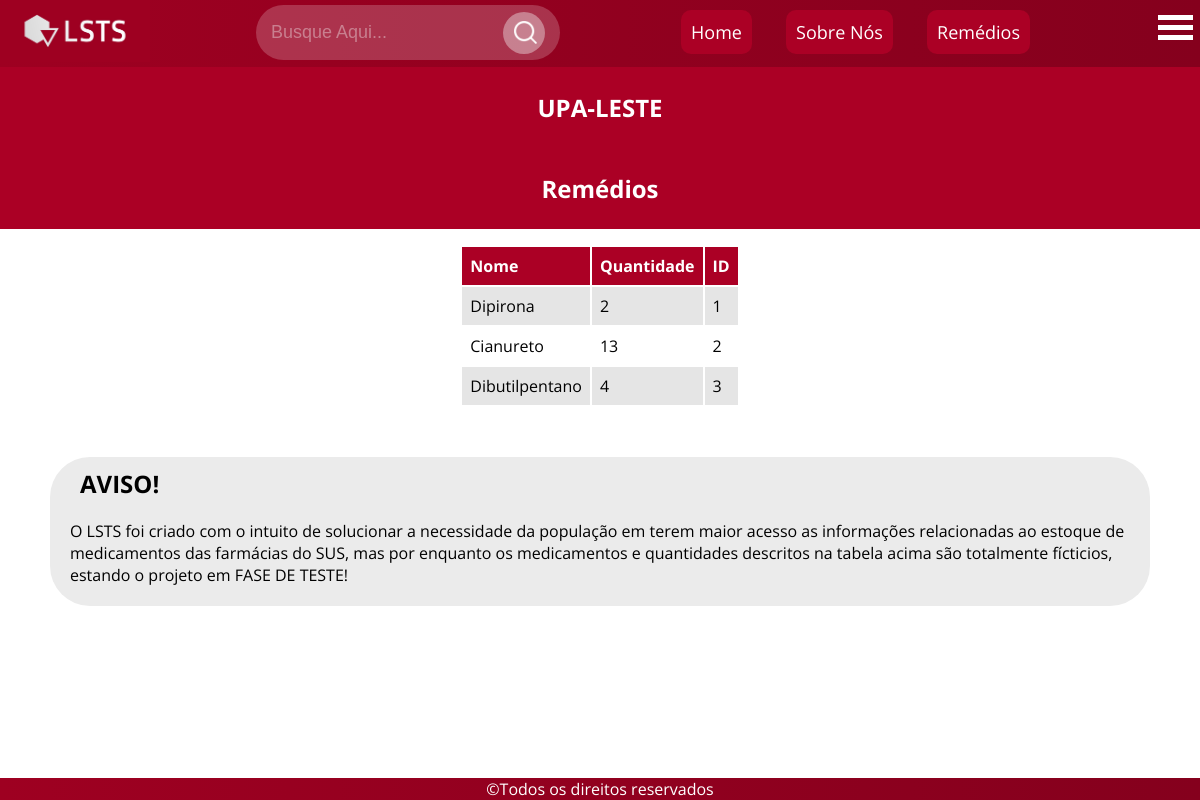
The page /drugs/UPA-LESTE on the database its author committed.
### tables this page shows
CREATE TABLE UPALESTE (remedio text, quantidade integer);

### site.py (the view)
@app.route('/drugs/UPA-LESTE')
def drugsUpaleste():
    connectDb()
    headings = ("Nome", "Quantidade", "ID")
    cursor.execute("SELECT *, oid FROM UPALESTE")
    records = cursor.fetchall()
    disconnectDb()
    return render_template('drugsDisplay.html', headings=headings, data=records, title="UPA-LESTE")

### site.py (called while the page is built)
def connectDb():
    global conn, cursor
    conn = sqlite3.connect("admin/database.db")
    cursor = conn.cursor()
    print("DB connected")

def disconnectDb():
    global conn, cursor
    conn.commit()
    conn.close()
    print("DB disconnected")

### templates/drugsDisplay.html (shortened to what this page needs)
<!DOCTYPE html>
<html lang="pt-br">
<head>
    <link rel="stylesheet" href="../static/style.css">
</head>
<body>
    <header>
        <div class="logo-top">
            <a href="/"><img src="../static/images/logo lsts.jpg" alt="project logo"></a>
        </div>
        <form action="" method="GET" class="searcher">
            <input type="text" placeholder="Busque Aqui..." name="q">
            <button href="javascript:document.search.submit()"><img src="../static/images/search.png" alt="lupa"></button>
        </form>
        <nav>
            <a href="/">Home</a>
            <a href="/about">Sobre Nós</a>
            <a href="/units">Remédios</a>
        </nav>
        <div class="menu-bar">
            <div class="bar"></div>
            <div class="bar"></div>
            <div class="bar"></div>
        </div>
    </header>
    <main>
        <section class="top">
            <h1 class="table__title">{{ title }}</h1>
            <h1 class="table__title">Remédios</h1>
            <table class="table">
                <tr class="table__header">
                    {% for header in headings %}
                    <th class="table__cell"> {{ header }} </th>
                    {% endfor %}
                </tr>
                {% for row in data %}
                <tr class="table__row">
                    {% for cell in row %}
                    <td class="table__cell">{{ cell }}</td>
                    {% endfor %}
                </tr>
                {% endfor %}
            </table>
        </section>
        <section class="about-us">
            <article>
                <h2>AVISO!</h2>
                <p>O LSTS foi criado com o intuito de solucionar a necessidade da população em terem maior acesso as informações relacionadas ao estoque de medicamentos das farmácias do SUS, mas por enquanto os medicamentos e quantidades descritos na tabela acima são totalmente fícticios, estando o projeto em FASE DE TESTE!</p>
            </article>
        </section>
    </main>
    <footer>
        <p>&copy;Todos os direitos reservados </p>
    </footer>
</body>
</html>

### static/style.css (style rules this page uses)
:root { --color0: #fff; --color1: #EB0033; --color2: #AB0025; --color3: #9E0021; --color4: #85001D; --color5: #5E0014; --default-font: 'Open Sans', 'Helvetica Neue', sans-serif; --highlight-font: 'Roboto Mono', monospace; --highlight-font2: 'Roboto Condensed', sans-serif; }
* { margin: 0px; padding: 0px; }
body { background-color: var(--color0); font-family: var(--default-font); min-height: 100vh; display: flex; flex-direction: column; }
header { background-image: linear-gradient(to right, var(--color3), var(--color4)); display: flex; justify-content: space-between; max-height: 12vh; box-shadow: 0px 2px 5px rgba(0, 0, 0, 0.671); }
header img { max-width: 150px; }
.searcher { display: flex; align-items: center; background: rgba(255, 255, 255, 0.2); border-radius: 40px; padding: 0px 15px; margin: 5px 0px; height: 55px; }
.searcher input { flex: 1; background: transparent; border: 0; color: var(--color0); outline: none; font-size: 18px; }
.searcher button img { width: 25px; }
.searcher button { border: 0; border-radius: 50%; width: 42px; height: 42px; background: rgba(245, 245, 245, 0.397); cursor: pointer; }
::placeholder { color: rgba(245, 245, 245, 0.397); }
nav { display: block; padding: 20px 0px; }
nav a { background-color: var(--color2); color: var(--color0); text-decoration: none; border-radius: 10px; margin: 0px 15px; padding: 10px; font-size: 18px; }
.bar { width: 35px; height: 5px; background-color: white; margin: 5px 7px; }
.menu-bar { padding: 5px 0px; margin: 5px 0px; }
.table { display: flex; justify-content: center; align-content: center; }
.about-us { background-color: #ebebeb; border-radius: 40px; margin: 50px; }
.about-us h2 { padding-top: 10px; padding-left: 30px; }
.about-us p { padding: 20px; }
footer { background-image: linear-gradient(to right, var(--color3), var(--color4)); color: var(--color0); display: flex; justify-content: center; margin-top: auto; }
.table { margin: 1rem; }
.table__title { padding: 20px; padding-top: 2%; padding-bottom: 2%; background-color: #AB0025; color: white; display: flex; justify-content: center; align-items: center; }
.table__row:nth-child(even) { background-color: #e5e5e5; }
.table__header { text-align: left; background-color: #AB0025; color: white; }
.table__cell { padding: 8px; }

### rows shown on the page
UPALESTE: remedio "Dipirona", row "2" "1"
UPALESTE: remedio "Cianureto", row "13" "2"
UPALESTE: remedio "Dibutilpentano", row "4" "3"

### other values the page prints
{{ title }} "UPA-LESTE"
{{ header }} "Nome" "Quantidade" "ID"
